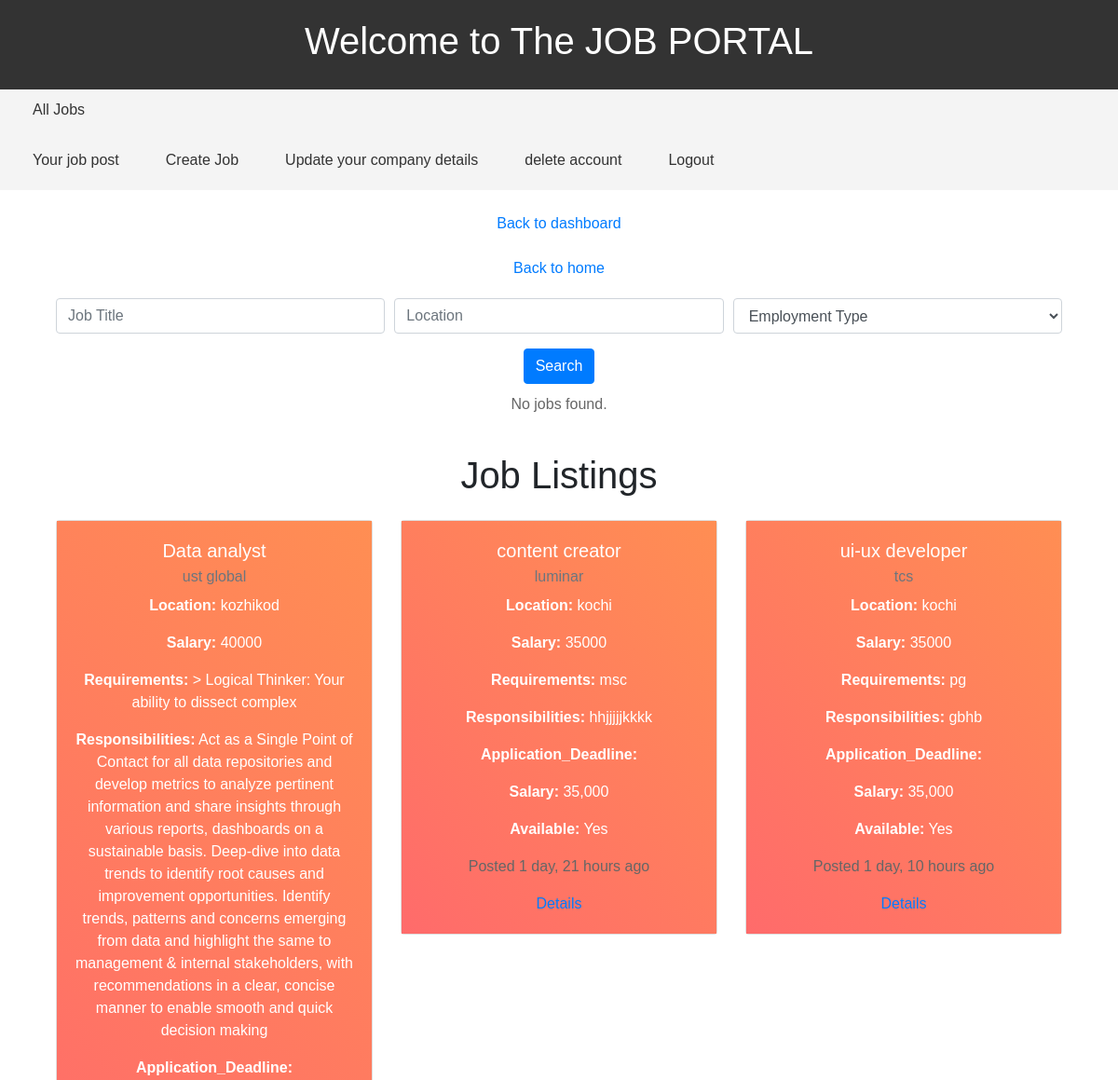
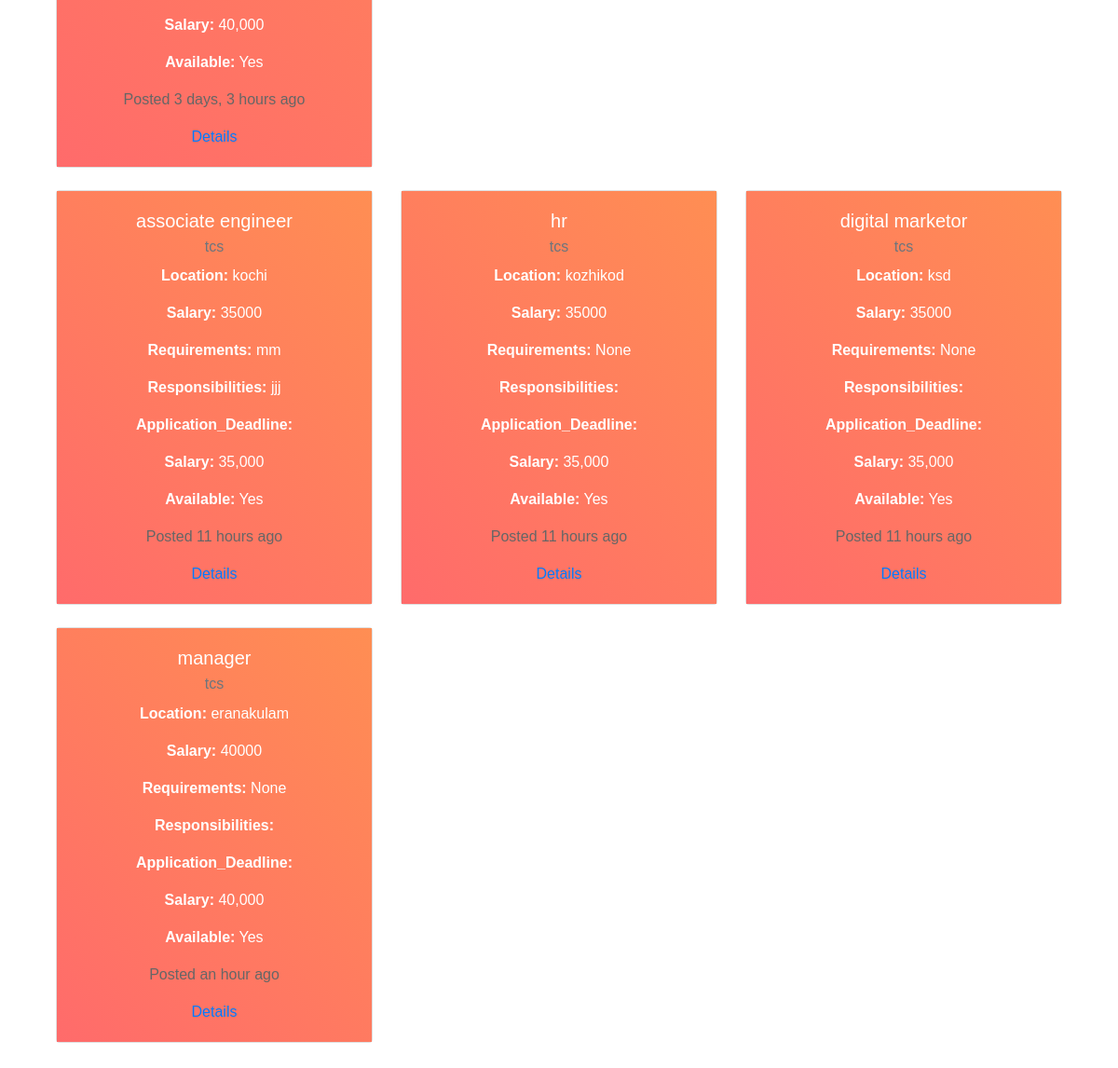
The page /job-listing/ (signed in) on the database its author committed (2 pictures, top to bottom).
### job/models.py (models this page shows, shortened)
class Job (models.Model):
    user = models. ForeignKey (User, on_delete=models.CASCADE)
    company = models. ForeignKey (Company, on_delete=models.CASCADE)
    title = models. CharField(max_length=100)
    location = models. CharField(max_length=100)
    salary = models. PositiveIntegerField(default=35000)
    is_available=models.BooleanField(default=True)
    timestamb=models.DateTimeField(auto_now_add=True)
    job_description = models.TextField(null=True,blank=True)
    required_qualifications = models.CharField(max_length=50,null=True,blank=True)
    responsibilities = models.TextField(null=True,blank=True)
    application_Deadline = models.DateField(null=True,blank=True)
    option = (('Full-time', 'Full-time'), ('Part-time', 'Part-time'), ('Contract', 'Contract'), ('etc', 'etc'))
    Employment_Type = models.CharField(choices=option, max_length=20,null=True,blank=True)
    Company_Benefits = models.TextField(null=True,blank=True)
    How_to_Apply = models.TextField(null=True,blank=True)
    cover_letter=models.CharField(max_length=20,null=True,blank=True)
    status_choices = (('Accepted', 'Accepted'),
                      ('Declined', 'Declined'),
                      ('Pending', 'Pending'))
    status = models.CharField(max_length=20, choices=status_choices,null=True)

### company/models.py (models this page shows)
class Company(models.Model):
    user = models. OneToOneField(User, on_delete=models.CASCADE)
    name = models. CharField(max_length=100,null=True,blank=True)
    est_date = models. PositiveIntegerField(null=True,blank=True)
    city = models. CharField(max_length=100,null=True,blank=True)
    state = models. CharField(max_length=100,null=True,blank=True)
    def __str__(self):
        return self.name

### website/views.py (the view)
# urls.py: path('job-listing/',job_listing,name="job-listing"),
def job_listing (request):
    jobs=Job.objects.filter(is_available=True).order_by('timestamb')
    context = {'jobs':jobs}
    return render(request, 'website/job_listing.html',context)

### templates/website/job_listing.html (shortened to what this page needs)
{% extends 'users/base.html' %}
{% load humanize%}
{% block content %}
<div class="container">
  <form class="search-form" action="{% url 'search' %}" method="GET">
    <div class="form-row">
      <div class="form-group col-md-4">
        <input type="text" class="form-control" name="job_title" placeholder="Job Title">
      </div>
      <div class="form-group col-md-4">
        <input type="text" class="form-control" name="job_location" placeholder="Location">
      </div>
      <div class="form-group col-md-4">
        <select class="form-control" name="employment_type">
          <option value="">Employment Type</option>
        </select>
      </div>
    </div>
    <button type="submit" class="btn btn-primary">Search</button>
  </form>
          <div class="row">
            {% if jobapp %}
                {% for job in jobapp %}
                    <div class="col-md-4 mb-4">
                        <div class="card">
                            <div class="card-body">
                                <h5 class="card-title">{{ job.title }}</h5>
                                <p class="card-text"><strong>Location:</strong> {{ job.location }}</p>
                                <p class="card-text"><strong>Employment Type:</strong> {{ job.Employment_Type }}</p>
                            </div>
                        </div>
                    </div>
                {% endfor %}
            {% else %}
                <div class="col">
                    <p>No jobs found.</p>
                </div>
            {% endif %}
        </div>
    <h1 class="my-4">Job Listings</h1>
    <div class="row">
        {% for job in jobs %}
        <div class="col-md-4 mb-4">
            <div class="card">
                <div class="card-body" style="background: linear-gradient(45deg, #FF6B6B, #FF8E53);">
                    <h5 class="card-title" style="color: #fff;">{{ job.title }}</h5>
                    <h6 class="card-subtitle mb-2 text-muted" style="color: #fff;">{{ job.company }}</h6>
                    <p class="card-text" style="color: #fff;"><strong>Location:</strong> {{ job.location }}</p>
                    <p class="card-text" style="color: #fff;"><strong>Salary:</strong> {{ job.salary }}</p>
                    <p class="card-text" style="color: #fff;"><strong>Requirements:</strong> {{ job.required_qualifications }}</p>
                    <p class="card-text" style="color: #fff;"><strong>Responsibilities:</strong> {{ job.responsibilities }}</p>
                    <p class="card-text" style="color: #fff;"><strong>Application_Deadline:</strong> {{application_Deadline}}</p>
                    <p class="card-text" style="color: #fff;"><strong>Salary:</strong> {{ job.salary|intcomma }}</p>
                    <p class="card-text" style="color: #fff;"><strong>Available:</strong> {% if job.is_available %}Yes{% else %}No{% endif %}</p>
                    <p>Posted {{ job.timestamb|naturaltime}}</p>
                    <a href="{% url 'job-details' job.id %}">Details</a>
                </div>
            </div>
        </div>
        {% endfor %}
    </div>
</div>
{% endblock %}

### templates/users/base.html (style rules this page uses)
body { font-family: Arial, sans-serif; margin: 0; padding: 0; }
.container { margin: 20px auto; text-align: center; }
.container p { color: #666; margin-top: 10px; }

### rows shown on the page
Job: title "Data analyst", company "ust global", location "kozhikod", salary "40000", required_qualifications "> Logical Thinker: Your ability to dissect complex", responsibilities "Act as a Single Point of Contact for all data repositories and develop metrics to analyze pertinent information and share insights through various reports, dashboards on a sustainable basis. Deep-dive into data trends to identify root causes and improvement opportunities. Identify trends, patterns and concerns emerging from data and highlight the same to management & internal stakeholders, with recommendations in a clear, concise manner to enable smooth and quick decision making", salary "40,000", is_available "Yes", timestamb "3 days, 3 hours ago"
Job: title "content creator", company "luminar", location "kochi", salary "35000", required_qualifications "msc", responsibilities "hhjjjjjkkkk", salary "35,000", is_available "Yes", timestamb "1 day, 21 hours ago"
Job: title "ui-ux developer", company "tcs", location "kochi", salary "35000", required_qualifications "pg", responsibilities "gbhb", salary "35,000", is_available "Yes", timestamb "1 day, 10 hours ago"
Job: title "associate engineer", company "tcs", location "kochi", salary "35000", required_qualifications "mm", responsibilities "jjj", salary "35,000", is_available "Yes", timestamb "11 hours ago"
Job: title "hr", company "tcs", location "kozhikod", salary "35000", required_qualifications "None", salary "35,000", is_available "Yes", timestamb "11 hours ago"
Job: title "digital marketor", company "tcs", location "ksd", salary "35000", required_qualifications "None", salary "35,000", is_available "Yes", timestamb "11 hours ago"
Job: title "manager", company "tcs", location "eranakulam", salary "40000", required_qualifications "None", salary "40,000", is_available "Yes", timestamb "an hour ago"
